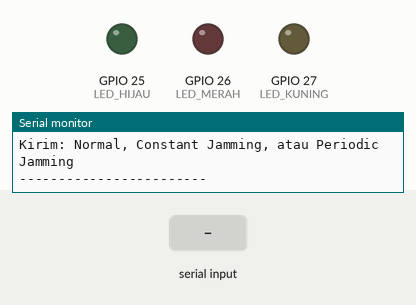
The sketch below on a simulated ESP32. On the bench: output pins drawn as LEDs (lit = HIGH), the last lines printed to the serial monitor. The inputs (shaded band) are chosen by the test bench.

Above: at 1.2 s.
1.3 s: "Normal\n" received over Serial
At 1.9 s:
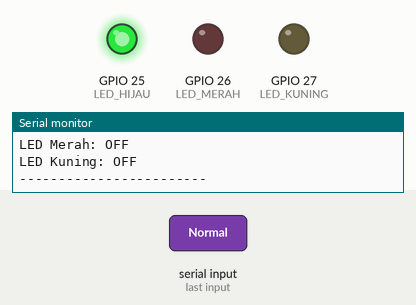
2.8 s: "Constant Jamming\n" received over Serial
At 3.2 s:
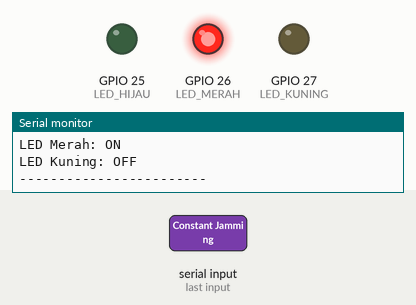
4.3 s: "Periodic Jamming\n" received over Serial
At 5.5 s:
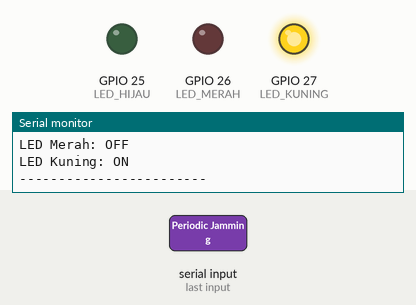
Timing chart, 0 to 10.8 s (numbered marks = the images above; inputs shaded):
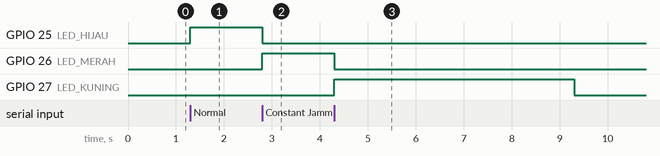

The sketch:

main.ino
```cpp
#include <Arduino.h>
#include "input.h"
#include "output.h"
#include "led.h"
#include "display.h"

const int LED_HIJAU = 25;
const int LED_MERAH = 26;
const int LED_KUNING = 27;

const unsigned long BAUD_RATE = 115200;
const unsigned long BATAS_WAKTU_SINYAL = 5000;

unsigned long waktuSinyalTerakhir = 0;
bool sinyalDiterima = false;
bool statusMenungguDitampilkan = false;

void matikanSemuaLED() {
    digitalWrite(LED_HIJAU, LOW);
    digitalWrite(LED_MERAH, LOW);
    digitalWrite(LED_KUNING, LOW);
}

void aturLED(StatusJamming status) {
    StatusLED led = indikatorLED(static_cast<int>(status));

    digitalWrite(LED_HIJAU, led.hijau ? HIGH : LOW);
    digitalWrite(LED_MERAH, led.merah ? HIGH : LOW);
    digitalWrite(LED_KUNING, led.kuning ? HIGH : LOW);
}

void tampilkanStatus(StatusJamming status) {
    const char* pesan = pesanStatus(status);

    Serial.println(pesan);
    tampilkanStatusOLED(pesan);
    aturLED(status);

    StatusLED led = indikatorLED(static_cast<int>(status));

    Serial.print("LED Hijau: ");
    Serial.println(led.hijau ? "ON" : "OFF");

    Serial.print("LED Merah: ");
    Serial.println(led.merah ? "ON" : "OFF");

    Serial.print("LED Kuning: ");
    Serial.println(led.kuning ? "ON" : "OFF");

    Serial.println("------------------------");
}

void setup() {
    Serial.begin(BAUD_RATE);

    pinMode(LED_HIJAU, OUTPUT);
    pinMode(LED_MERAH, OUTPUT);
    pinMode(LED_KUNING, OUTPUT);

    matikanSemuaLED();
    mulaiDisplay();
    tampilkanMenungguSinyal();

    statusMenungguDitampilkan = true;

    Serial.println("=== MaritimRFmonitor ===");
    Serial.println("Visualisasi Status Jamming");
    Serial.println("Menunggu data klasifikasi...");
    Serial.println("Kirim: Normal, Constant Jamming, atau Periodic Jamming");
    Serial.println("------------------------");
}

void loop() {
    String status = bacaStatus();

    // Hanya menerima status klasifikasi yang valid
    if (
        status == "Normal" ||
        status == "Constant Jamming" ||
        status == "Periodic Jamming"
    ) {
        waktuSinyalTerakhir = millis();
        sinyalDiterima = true;
        statusMenungguDitampilkan = false;

        if (status == "Normal") {
            tampilkanStatus(NORMAL);
        }
        else if (status == "Constant Jamming") {
            tampilkanStatus(CONSTANT_JAMMING);
        }
        else if (status == "Periodic Jamming") {
            tampilkanStatus(PERIODIC_JAMMING);
        }
    }
    else if (status != "") {
        Serial.println("Data tidak dikenal, diabaikan.");
    }

    // Periksa watchdog setelah 5 detik tanpa status valid
    if (
        !sinyalDiterima ||
        millis() - waktuSinyalTerakhir >= BATAS_WAKTU_SINYAL
    ) {
        matikanSemuaLED();

        if (!statusMenungguDitampilkan) {
            Serial.println("Menunggu Sinyal...");
            tampilkanMenungguSinyal();
            statusMenungguDitampilkan = true;
        }
    }
}
```

display.cpp
```cpp
#include "display.h"

void mulaiDisplay() {
    // Inisialisasi OLED akan ditambahkan setelah model layar diketahui.
}

void tampilkanPesan(const char* baris1, const char* baris2) {
    // Fungsi tampilan OLED akan diimplementasikan setelah pustaka ditentukan.
    Serial.println(baris1);

    if (baris2[0] != '\0') {
        Serial.println(baris2);
    }
}

void tampilkanStatusOLED(const char* pesan) {
    tampilkanPesan(pesan);
}

void tampilkanMenungguSinyal() {
    tampilkanPesan("Menunggu Sinyal...");
}
```

display.h
```cpp
#ifndef DISPLAY_H
#define DISPLAY_H

#include <Arduino.h>

void mulaiDisplay();
void tampilkanPesan(const char* baris1, const char* baris2 = "");
void tampilkanStatusOLED(const char* pesan);
void tampilkanMenungguSinyal();

#endif
```

input.cpp
```cpp
#include <Arduino.h>
#include "input.h"

String bacaStatus() {
    if (Serial.available() > 0) {
        String status = Serial.readStringUntil('\n');
        status.trim();
        return status;
    }

    return "";
}
```

input.h
```cpp
#ifndef INPUT_H
#define INPUT_H

#include <Arduino.h>

String bacaStatus();

#endif
```

led.cpp
```cpp
#include "led.h"

StatusLED indikatorLED(int status) {
    switch (status) {
        case 0: // Normal
            return {true, false, false};

        case 1: // Constant Jamming
            return {false, true, false};

        case 2: // Periodic Jamming
            return {false, false, true};

        default:
            return {false, false, false};
    }
}
```

led.h
```cpp
#ifndef LED_H
#define LED_H

struct StatusLED {
    bool hijau;
    bool merah;
    bool kuning;
};

StatusLED indikatorLED(int status);

#endif
```

output.cpp
```cpp
#include "output.h"

const char* pesanStatus(StatusJamming status) {
    switch (status) {
        case NORMAL:
            return "Status: Aman";

        case CONSTANT_JAMMING:
            return "PERINGATAN: Constant Jamming";

        case PERIODIC_JAMMING:
            return "PERINGATAN: Periodic Jamming";

        default:
            return "Status tidak dikenal";
    }
}
```

output.h
```cpp
#ifndef OUTPUT_H
#define OUTPUT_H

enum StatusJamming {
    NORMAL,
    CONSTANT_JAMMING,
    PERIODIC_JAMMING,
    STATUS_TIDAK_DIKENAL
};

const char* pesanStatus(StatusJamming status);

#endif
```

test_led.cpp
```cpp
#include <iostream>
#include "led.h"

using namespace std;

const string RESET  = "\033[0m";
const string GREEN  = "\033[32m";
const string RED    = "\033[31m";
const string YELLOW = "\033[33m";
const string CYAN   = "\033[36m";
const string BOLD   = "\033[1m";
const string GRAY   = "\033[90m";

void garis() {
    cout << CYAN
         << "+------------------------------------------+\n"
         << RESET;
}

void tampilkanStatus(const string& nama, StatusLED led) {
    cout << "\n" << BOLD << nama << RESET << "\n";

    cout << "  Green LED  : "
         << (led.hijau ? GREEN : GRAY)
         << (led.hijau ? "MENYALA" : "MATI")
         << RESET << "\n";

    cout << "  Red LED    : "
         << (led.merah ? RED : GRAY)
         << (led.merah ? "MENYALA" : "MATI")
         << RESET << "\n";

    cout << "  Yellow LED : "
         << (led.kuning ? YELLOW : GRAY)
         << (led.kuning ? "MENYALA" : "MATI")
         << RESET << "\n";
}

int main() {
    StatusLED normal = indikatorLED(0);
    StatusLED constant = indikatorLED(1);
    StatusLED periodic = indikatorLED(2);
    StatusLED unknown = indikatorLED(99);

    cout << CYAN << BOLD;
    garis();
    cout << "       MARITIME RF MONITOR\n";
    cout << "          LED STATUS TEST\n";
    garis();
    cout << RESET;

    tampilkanStatus("[01] NORMAL", normal);
    tampilkanStatus("[02] CONSTANT JAMMING", constant);
    tampilkanStatus("[03] PERIODIC JAMMING", periodic);
    tampilkanStatus("[04] UNKNOWN", unknown);

    cout << "\n";
    garis();
    cout << GREEN << BOLD
         << "       PENGUJIAN SELESAI\n"
         << RESET;
    garis();

    return 0;
}
```

test_output.cpp
```cpp
#include <iostream>
#include "output.h"

using namespace std;

const string RESET  = "\033[0m";
const string GREEN  = "\033[32m";
const string RED    = "\033[31m";
const string YELLOW = "\033[33m";
const string CYAN   = "\033[36m";
const string BOLD   = "\033[1m";

void garis() {
    cout << CYAN
         << "+----------------------------------------------+\n"
         << RESET;
}

int main() {
    cout << CYAN << BOLD;
    garis();
    cout << "          MARITIME RF MONITOR\n";
    cout << "             STATUS OUTPUT\n";
    garis();
    cout << RESET;

    cout << "\n" << GREEN << BOLD
         << "[01] NORMAL\n"
         << RESET;
    cout << "     " << pesanStatus(NORMAL) << "\n";

    cout << "\n" << RED << BOLD
         << "[02] CONSTANT JAMMING\n"
         << RESET;
    cout << "     " << pesanStatus(CONSTANT_JAMMING) << "\n";

    cout << "\n" << YELLOW << BOLD
         << "[03] PERIODIC JAMMING\n"
         << RESET;
    cout << "     " << pesanStatus(PERIODIC_JAMMING) << "\n";

    cout << "\n" << CYAN << BOLD
         << "[04] UNKNOWN STATUS\n"
         << RESET;
    cout << "     " << pesanStatus(STATUS_TIDAK_DIKENAL) << "\n";

    cout << "\n";
    garis();
    cout << GREEN << BOLD
         << "          OUTPUT TEST SELESAI\n"
         << RESET;
    garis();

    return 0;
}
```

Measured:
- after the input at 1.3 s, GPIO 25 (LED_HIJAU): LOW → HIGH at once
- after the input at 2.8 s, GPIO 25 (LED_HIJAU): HIGH → LOW at once; GPIO 26 (LED_MERAH): LOW → HIGH at once
- after the input at 4.3 s, GPIO 26 (LED_MERAH): HIGH → LOW after 0.00 s instead of 3.5 s; GPIO 27 (LED_KUNING): LOW → HIGH at once, → LOW 5.0 s later
